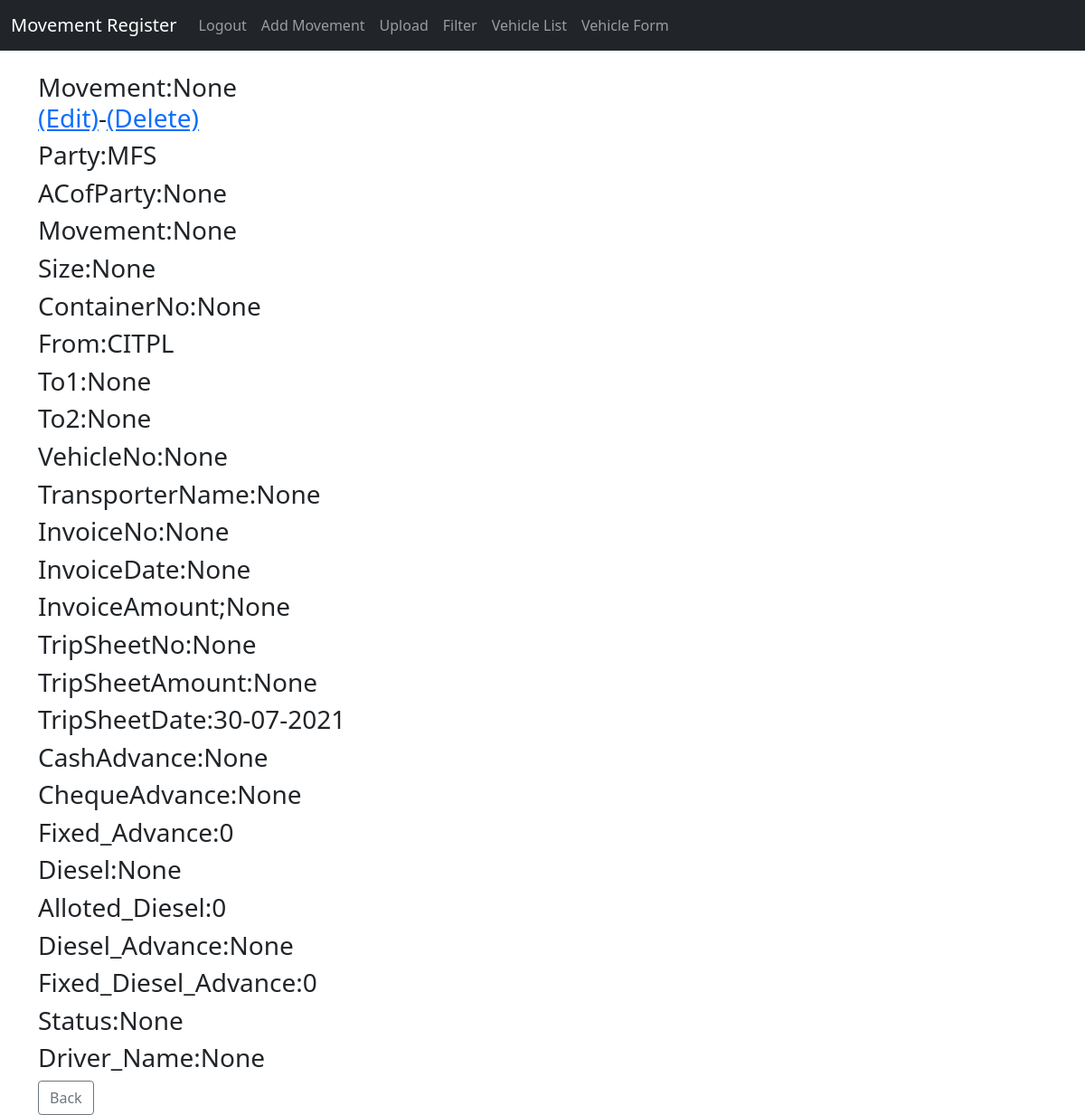
The app's page /movement/2 (signed in) with its own data.
### mov_reg/models.py (models this page shows, shortened)
class Movement(models.Model):
    Party =	models.CharField(max_length=50,null=True,blank=True)
    ACofParty = models.CharField(max_length=50,null=True,blank=True)
    Movement = models.CharField(max_length=10,null=True,blank=True)
    Size = models.IntegerField(null=True,blank=True)
    PartyRef = models.CharField(max_length=50,null=True,blank=True)
    ContainerNo =	models.CharField(max_length=11,null=True,blank=True)
    From =	models.CharField(max_length=30,null=True,blank=True)
    To1 =	models.CharField(max_length=30,null=True,blank=True)
    To2 =	models.CharField(max_length=30,null=True,blank=True)
    VehicleNo = models.CharField(max_length=10,null=True,blank=True)
    TransporterName = models.CharField(max_length=25,null=True,blank=True)
    InvoiceNo	= models.IntegerField(null=True,blank=True)
    InvoiceDate =	models.CharField(max_length=10,null=True,blank=True)
    InvoiceAmount =	models.IntegerField(null=True,blank=True)
    TripSheetNo = models.IntegerField(null=True,blank=True)
    TripSheetAmount =	models.IntegerField(null=True,blank=True)
    TripSheetDate	= models.CharField(max_length=10,null=True,blank=True,default=date.today().strftime("%d-%m-%Y"))
    CashAdvance =	models.IntegerField(null=True,blank=True)
    ChequeAdvance =	models.IntegerField(null=True,blank=True)
    Fixed_Advance =	models.IntegerField(null=True,blank=True)
    Diesel =	models.IntegerField(null=True,blank=True)
    Alloted_Diesel =	models.IntegerField(null=True,blank=True)
    Diesel_Advance	= models.IntegerField(null=True,blank=True)
    Fixed_Diesel_Advance =	models.IntegerField(null=True,blank=True)
    Status	= models.CharField(max_length=10,null=True,blank=True)
    Driver_Name = models.CharField(max_length=10,null=True,blank=True)

### mov_reg/views.py (the view)
# urls.py: path('movement/<int:pk>',MovDetailView.as_view(),name="mov_details"),
class MovDetailView(DetailView):
    model=Movement
    template_name='mov_details.html'

### mov_reg/templatetags/group_find.py (called while the page is built)
@register.filter(name='is_group')
def is_group(user, group_name):
    group =  Group.objects.get(name=group_name)
    return group in user.groups.all()

### mov_reg/templates/mov_details.html (shortened to what this page needs)
{% extends 'base.html' %}
{% block content %}
{% if user.is_authenticated %}
        <h3>Movement:{{object.PartyRef }}<br/><a href="{% url 'update_mov' object.pk %}">(Edit)</a>-<a href="{% url 'delete_mov' object.pk %}">(Delete)</a></li></h3>
        <h3>Party:{{ object.Party }}</h3>
        <h3>ACofParty:{{ object.ACofParty }}</h3>
		<h3>Movement:{{ object.Movement }}</h3>
		<h3>Size:{{ object.Size }}</h3>
		<h3>ContainerNo:{{ object.ContainerNo }}</h3>
		<h3>From:{{ object.From }}</h3>
		<h3>To1:{{ object.To1 }}</h3>
		<h3>To2:{{ object.To2 }}</h3>
		<h3>VehicleNo:{{ object.VehicleNo }}</h3>
		<h3>TransporterName:{{ object.TransporterName }}</h3>
		<h3>InvoiceNo:{{ object.InvoiceNo }}</h3>
		<h3>InvoiceDate:{{ object.InvoiceDate }}</h3>
		<h3>InvoiceAmount;{{ object.InvoiceAmount }}</h3>
		<h3>TripSheetNo:{{ object.TripSheetNo }}</h3>
		<h3>TripSheetAmount:{{ object.TripSheetAmount }}</h3>
		<h3>TripSheetDate:{{ object.TripSheetDate }}</h3>
		<h3>CashAdvance:{{ object.CashAdvance }}</h3>
		<h3>ChequeAdvance:{{ object.ChequeAdvance }}</h3>
		<h3>Fixed_Advance:{{ object.Fixed_Advance }}</h3>
		<h3>Diesel:{{ object.Diesel }}</h3>
		<h3>Alloted_Diesel:{{ object.Alloted_Diesel }}</h3>
	    <h3>Diesel_Advance:{{ object.Diesel_Advance }}</h3>
		<h3>Fixed_Diesel_Advance:{{ object.Fixed_Diesel_Advance }}</h3>
	    <h3>Status:{{ object.Status }}</h3>
		<h3>Driver_Name:{{ object.Driver_Name }}</h3>
	    <a href="{%url 'home' %}" class="btn btn-outline-secondary">Back</a>
{% else %}
	Please login and try again.....
{% endif %}
{% endblock %}

### records on screen
Movement: PartyRef "None", Party "MFS", ACofParty "None", Movement "None", Size "None", ContainerNo "None", From "CITPL", To1 "None", To2 "None", VehicleNo "None", TransporterName "None", InvoiceNo "None", InvoiceDate "None", InvoiceAmount "None", TripSheetNo "None", TripSheetAmount "None", TripSheetDate "30-07-2021", CashAdvance "None", ChequeAdvance "None", Fixed_Advance "0", Diesel "None", Alloted_Diesel "0", Diesel_Advance "None", Fixed_Diesel_Advance "0", Status "None", Driver_Name "None"
